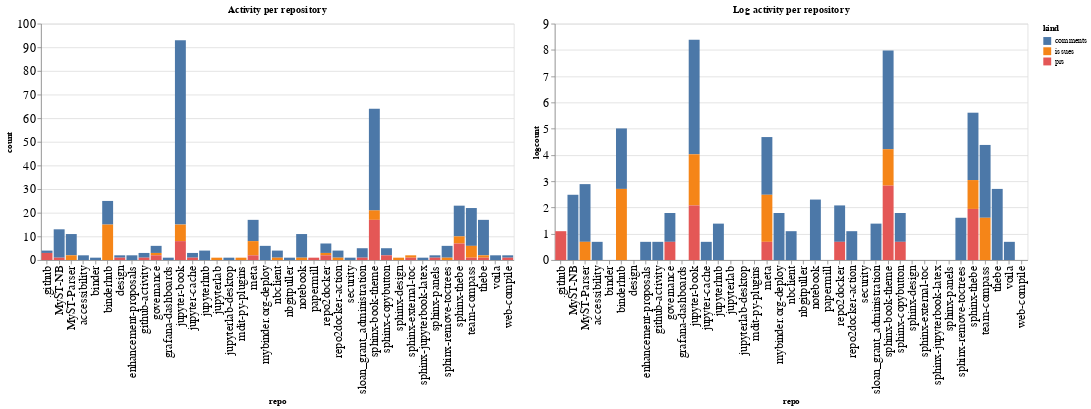

Notebook source saved alongside this figure:
### Code cell
ch1 = alt.Chart(repo_summaries, width=600, title="Activity per repository").mark_bar().encode(
    x='repo',
    y='count',
    color='kind',
    tooltip="kind"
)

ch2 = alt.Chart(repo_summaries, width=600, title="Log activity per repository").mark_bar().encode(
    x='repo',
    y='logcount',
    color='kind',
    tooltip="kind"
)

ch1 | ch2

### Figure 1 — Vega-Lite specification as saved in the notebook (floating-point values rounded to 4 significant figures)
{"config": {"axisLeft": {"labelFontSize": 15}, "axisBottom": {"labelFontSize": 15}}, "hconcat": [{"mark": "bar", "encoding": {"color": {"type": "nominal", "field": "kind"}, "tooltip": {"type": "nominal", "field": "kind"}, "x": {"type": "nominal", "field": "repo"}, "y": {"type": "quantitative", "field": "count"}}, "title": "Activity per repository", "width": 600}, {"mark": "bar", "encoding": {"color": {"type": "nominal", "field": "kind"}, "tooltip": {"type": "nominal", "field": "kind"}, "x": {"type": "nominal", "field": "repo"}, "y": {"type": "quantitative", "field": "logcount"}}, "title": "Log activity per repository", "width": 600}], "data": {"name": "data-b78a6f5217e432b47cb7c9fc3d81c0b0"}, "$schema": "https://vega.github.io/schema/vega-lite/v4.8.1.json", "datasets": {"data-b78a6f5217e432b47cb7c9fc3d81c0b0": [{"repo": ".github", "kind": "comments", "count": 1, "logcount": 0.0}, {"repo": ".github", "kind": "prs", "count": 3, "logcount": 1.099}, {"repo": "MyST-NB", "kind": "comments", "count": 12, "logcount": 2.485}, {"repo": "MyST-NB", "kind": "prs", "count": 1, "logcount": 0.0}, {"repo": "MyST-Parser", "kind": "comments", "count": 9, "logcount": 2.197}, {"repo": "MyST-Parser", "kind": "issues", "count": 2, "logcount": 0.6931}, {"repo": "accessibility", "kind": "comments", "count": 2, "logcount": 0.6931}, {"repo": "binder", "kind": "comments", "count": 1, "logcount": 0.0}, {"repo": "binderhub", "kind": "comments", "count": 10, "logcount": 2.303}, {"repo": "binderhub", "kind": "issues", "count": 15, "logcount": 2.708}, {"repo": "design", "kind": "comments", "count": 1, "logcount": 0.0}, {"repo": "design", "kind": "prs", "count": 1, "logcount": 0.0}, {"repo": "enhancement-proposals", "kind": "comments", "count": 2, "logcount": 0.6931}, {"repo": "github-activity", "kind": "comments", "count": 2, "logcount": 0.6931}, {"repo": "github-activity", "kind": "prs", "count": 1, "logcount": 0.0}, {"repo": "governance", "kind": "comments", "count": 3, "logcount": 1.099}, {"repo": "governance", "kind": "issues", "count": 1, "logcount": 0.0}, {"repo": "governance", "kind": "prs", "count": 2, "logcount": 0.6931}, {"repo": "grafana-dashboards", "kind": "comments", "count": 1, "logcount": 0.0}, {"repo": "jupyter-book", "kind": "comments", "count": 78, "logcount": 4.357}, {"repo": "jupyter-book", "kind": "issues", "count": 7, "logcount": 1.946}, {"repo": "jupyter-book", "kind": "prs", "count": 8, "logcount": 2.079}, {"repo": "jupyter-cache", "kind": "comments", "count": 2, "logcount": 0.6931}, {"repo": "jupyter-cache", "kind": "prs", "count": 1, "logcount": 0.0}, {"repo": "jupyterhub", "kind": "comments", "count": 4, "logcount": 1.386}, {"repo": "jupyterlab", "kind": "issues", "count": 1, "logcount": 0.0}, {"repo": "jupyterlab-desktop", "kind": "comments", "count": 1, "logcount": 0.0}, {"repo": "mdit-py-plugins", "kind": "issues", "count": 1, "logcount": 0.0}, {"repo": "meta", "kind": "comments", "count": 9, "logcount": 2.197}, {"repo": "meta", "kind": "issues", "count": 6, "logcount": 1.792}, {"repo": "meta", "kind": "prs", "count": 2, "logcount": 0.6931}, {"repo": "mybinder.org-deploy", "kind": "comments", "count": 6, "logcount": 1.792}, {"repo": "nbclient", "kind": "comments", "count": 3, "logcount": 1.099}, {"repo": "nbclient", "kind": "issues", "count": 1, "logcount": 0.0}, {"repo": "nbgitpuller", "kind": "comments", "count": 1, "logcount": 0.0}, {"repo": "notebook", "kind": "comments", "count": 10, "logcount": 2.303}, {"repo": "notebook", "kind": "issues", "count": 1, "logcount": 0.0}, {"repo": "papermill", "kind": "prs", "count": 1, "logcount": 0.0}, {"repo": "repo2docker", "kind": "comments", "count": 4, "logcount": 1.386}, {"repo": "repo2docker", "kind": "issues", "count": 1, "logcount": 0.0}, {"repo": "repo2docker", "kind": "prs", "count": 2, "logcount": 0.6931}, {"repo": "repo2docker-action", "kind": "comments", "count": 3, "logcount": 1.099}, {"repo": "repo2docker-action", "kind": "issues", "count": 1, "logcount": 0.0}, {"repo": "security", "kind": "comments", "count": 1, "logcount": 0.0}, {"repo": "sloan_grant_administration", "kind": "comments", "count": 4, "logcount": 1.386}, {"repo": "sloan_grant_administration", "kind": "prs", "count": 1, "logcount": 0.0}, {"repo": "sphinx-book-theme", "kind": "comments", "count": 43, "logcount": 3.761}, {"repo": "sphinx-book-theme", "kind": "issues", "count": 4, "logcount": 1.386}, {"repo": "sphinx-book-theme", "kind": "prs", "count": 17, "logcount": 2.833}, {"repo": "sphinx-copybutton", "kind": "comments", "count": 3, "logcount": 1.099}, {"repo": "sphinx-copybutton", "kind": "prs", "count": 2, "logcount": 0.6931}, {"repo": "sphinx-design", "kind": "issues", "count": 1, "logcount": 0.0}, {"repo": "sphinx-external-toc", "kind": "issues", "count": 1, "logcount": 0.0}, {"repo": "sphinx-external-toc", "kind": "prs", "count": 1, "logcount": 0.0}, {"repo": "sphinx-jupyterbook-latex", "kind": "comments", "count": 1, "logcount": 0.0}, {"repo": "sphinx-panels", "kind": "comments", "count": 1, "logcount": 0.0}, {"repo": "sphinx-panels", "kind": "prs", "count": 1, "logcount": 0.0}, {"repo": "sphinx-remove-toctrees", "kind": "comments", "count": 5, "logcount": 1.609}, {"repo": "sphinx-remove-toctrees", "kind": "issues", "count": 1, "logcount": 0.0}, {"repo": "sphinx-thebe", "kind": "comments", "count": 13, "logcount": 2.565}, {"repo": "sphinx-thebe", "kind": "issues", "count": 3, "logcount": 1.099}, {"repo": "sphinx-thebe", "kind": "prs", "count": 7, "logcount": 1.946}, {"repo": "team-compass", "kind": "comments", "count": 16, "logcount": 2.773}, {"repo": "team-compass", "kind": "issues", "count": 5, "logcount": 1.609}, {"repo": "team-compass", "kind": "prs", "count": 1, "logcount": 0.0}, {"repo": "thebe", "kind": "comments", "count": 15, "logcount": 2.708}, {"repo": "thebe", "kind": "issues", "count": 1, "logcount": 0.0}, {"repo": "thebe", "kind": "prs", "count": 1, "logcount": 0.0}, {"repo": "voila", "kind": "comments", "count": 2, "logcount": 0.6931}, {"repo": "web-compile", "kind": "comments", "count": 1, "logcount": 0.0}, {"repo": "web-compile", "kind": "prs", "count": 1, "logcount": 0.0}]}}
